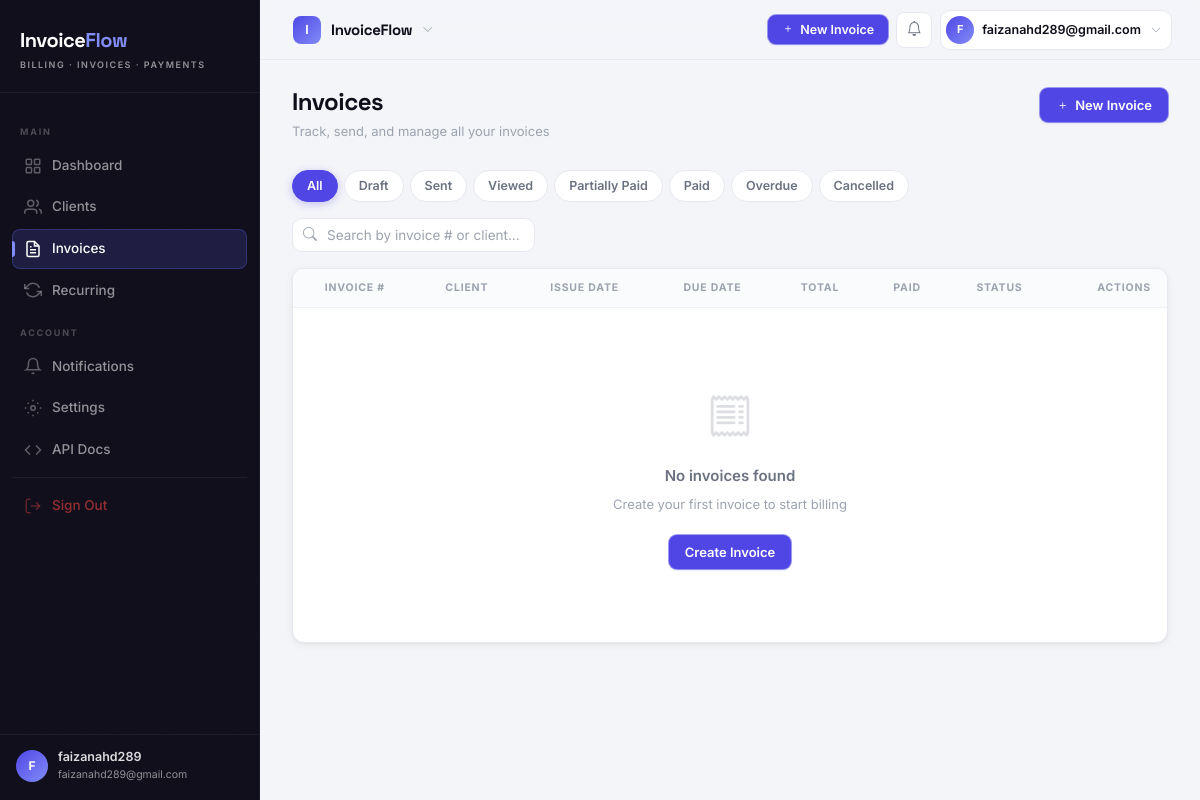
The app's page /invoices/ (signed in), older data.
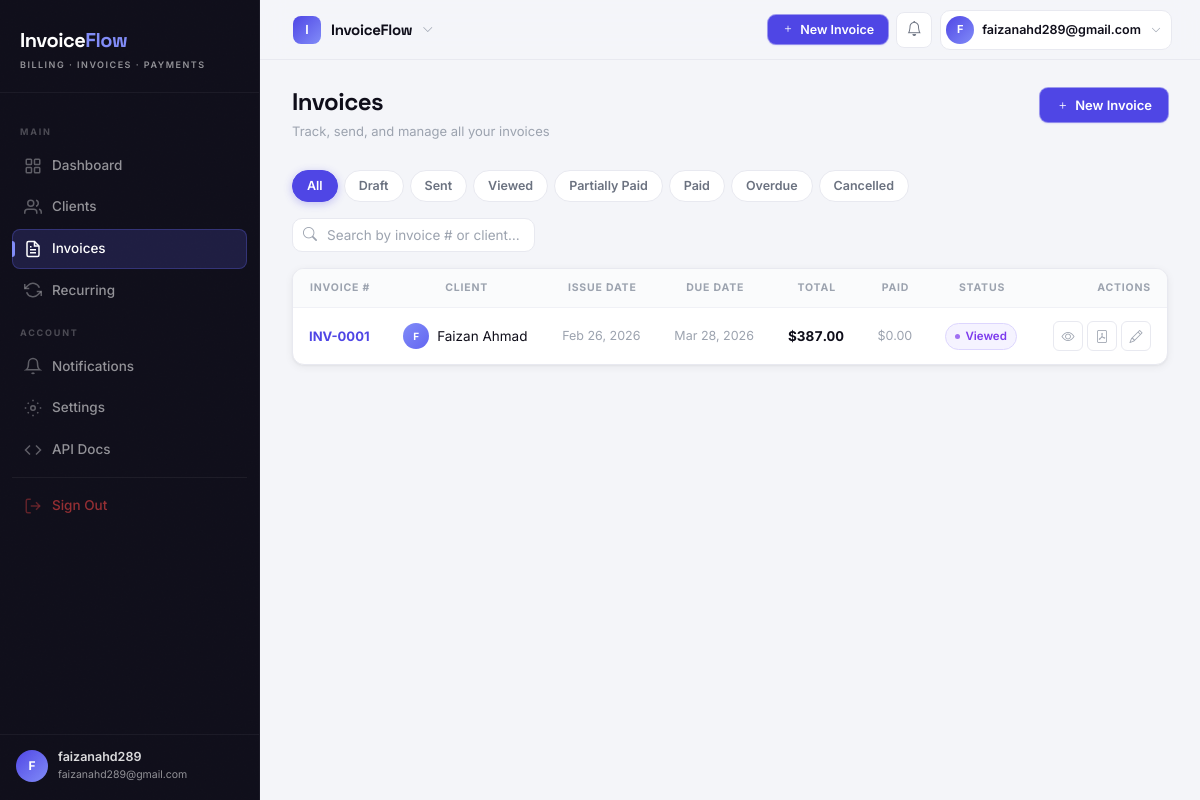
The same page, newer data.
### invoices/models.py (models this page shows, shortened)
class Invoice(models.Model):
    STATUS_DRAFT = 'draft'
    STATUS_SENT = 'sent'
    STATUS_VIEWED = 'viewed'
    STATUS_PARTIALLY_PAID = 'partially_paid'
    STATUS_PAID = 'paid'
    STATUS_OVERDUE = 'overdue'
    STATUS_CANCELLED = 'cancelled'
    STATUS_CHOICES = [
        (STATUS_DRAFT, 'Draft'),
        (STATUS_SENT, 'Sent'),
        (STATUS_VIEWED, 'Viewed'),
        (STATUS_PARTIALLY_PAID, 'Partially Paid'),
        (STATUS_PAID, 'Paid'),
        (STATUS_OVERDUE, 'Overdue'),
        (STATUS_CANCELLED, 'Cancelled'),
    ]
    id = models.UUIDField(primary_key=True, default=uuid.uuid4, editable=False)
    organization = models.ForeignKey(
        Organization, on_delete=models.CASCADE, related_name='invoices',
    )
    client = models.ForeignKey(
        Client, on_delete=models.PROTECT, related_name='invoices',
    )
    invoice_number = models.CharField(max_length=50)
    status = models.CharField(max_length=20, choices=STATUS_CHOICES, default=STATUS_DRAFT)
    issue_date = models.DateField(default=timezone.now)
    due_date = models.DateField()
    subtotal = models.DecimalField(max_digits=12, decimal_places=2, default=0)
    discount_amount = models.DecimalField(max_digits=12, decimal_places=2, default=0)
    tax_amount = models.DecimalField(max_digits=12, decimal_places=2, default=0)
    total = models.DecimalField(max_digits=12, decimal_places=2, default=0)
    amount_paid = models.DecimalField(max_digits=12, decimal_places=2, default=0)
    notes = models.TextField(blank=True)
    terms = models.TextField(blank=True)
    pdf_file = models.FileField(upload_to='invoices/pdfs/', null=True, blank=True)
    stripe_payment_intent = models.CharField(max_length=200, blank=True)
    viewed_at = models.DateTimeField(null=True, blank=True)
    sent_at = models.DateTimeField(null=True, blank=True)
    created_at = models.DateTimeField(auto_now_add=True)
    updated_at = models.DateTimeField(auto_now=True)
    class Meta:
        verbose_name = 'Invoice'
        ordering = ['-created_at']
        unique_together = ('organization', 'invoice_number')
    @property
    def is_overdue(self):
        from datetime import date
        return (
            self.status not in [self.STATUS_PAID, self.STATUS_CANCELLED]
            and self.due_date < date.today()
        )

### clients/models.py (models this page shows, shortened)
class Client(models.Model):
    id = models.UUIDField(primary_key=True, default=uuid.uuid4, editable=False)
    organization = models.ForeignKey(
        Organization,
        on_delete=models.CASCADE,
        related_name='clients',
    )
    name = models.CharField(max_length=200)
    email = models.EmailField()
    phone = models.CharField(max_length=20, blank=True)
    billing_address = models.TextField(blank=True)
    currency = models.CharField(max_length=3, default='USD')
    tax_id = models.CharField(max_length=50, blank=True, verbose_name='VAT / Tax ID')
    notes = models.TextField(blank=True, help_text='Internal notes — not shown on invoices')
    is_active = models.BooleanField(default=True)
    created_at = models.DateTimeField(auto_now_add=True)
    updated_at = models.DateTimeField(auto_now=True)
    class Meta:
        verbose_name = 'Client'
        ordering = ['name']

### invoices/views.py (the view)
# urls.py: path('', views.invoice_list, name='list'),
@login_required
def invoice_list(request):
    org = get_org(request)
    qs = Invoice.objects.filter(organization=org).select_related('client')
    status_filter = request.GET.get('status', '')
    q = request.GET.get('q', '')
    if status_filter:
        qs = qs.filter(status=status_filter)
    if q:
        qs = qs.filter(Q(invoice_number__icontains=q) | Q(client__name__icontains=q))
    return render(request, 'invoices/list.html', {
        'invoices': qs, 'status_filter': status_filter, 'q': q,
        'statuses': Invoice.STATUS_CHOICES,
    })

### invoices/views.py (called while the page is built)
def get_org(request):
    m = request.user.memberships.select_related('organization').first()
    return m.organization if m else None

### templates/invoices/list.html (shortened to what this page needs)
{% extends 'base.html' %}
{% block content %}
<div class="page-header">
  <div class="page-header-left">
    <h1 class="page-title">Invoices</h1>
    <p class="page-subtitle">Track, send, and manage all your invoices</p>
  </div>
  <div class="page-header-actions">
    <a href="{% url 'invoices:create' %}" class="btn btn-primary"><i class="bi bi-plus"></i> New Invoice</a>
  </div>
</div>
<div class="filter-tabs">
  <a href="{% url 'invoices:list' %}" class="filter-tab {% if not status_filter %}active{% endif %}">All</a>
  {% for val, label in statuses %}
  <a href="?status={{ val }}" class="filter-tab {% if status_filter == val %}active{% endif %}">{{ label }}</a>
  {% endfor %}
</div>
<form method="get" style="display:flex;align-items:center;gap:12px;margin-bottom:16px;">
  <div class="search-wrap" style="margin-bottom:0">
    <input type="text" name="q" value="{{ q }}" class="search-input" placeholder="Search by invoice # or client…">
  </div>
</form>
<div class="data-table-wrap">
  <table class="data-table">
    <thead><tr>
      <th>Invoice #</th>
      <th>Client</th>
      <th>Issue Date</th>
      <th>Due Date</th>
      <th>Total</th>
      <th>Paid</th>
      <th>Status</th>
      <th class="col-actions">Actions</th>
    </tr></thead>
    <tbody>
      {% for inv in invoices %}
      <tr>
        <td>
          <a href="{% url 'invoices:detail' inv.pk %}" class="col-primary" style="font-weight:700;font-size:13px;">{{ inv.invoice_number }}</a>
        </td>
        <td>
          <div style="display:flex;align-items:center;gap:8px;">
            <div style="width:26px;height:26px;border-radius:50%;background:linear-gradient(135deg,#818cf8,#6366f1);display:flex;align-items:center;justify-content:center;font-size:10px;font-weight:700;color:#fff;flex-shrink:0;">{{ inv.client.name|first|upper }}</div>
            {{ inv.client.name }}
          </div>
        </td>
        <td class="col-muted">{{ inv.issue_date|date:"M d, Y" }}</td>
        <td class="{% if inv.is_overdue %}text-danger{% else %}col-muted{% endif %}" style="font-weight:{% if inv.is_overdue %}600{% else %}400{% endif %};">
          {{ inv.due_date|date:"M d, Y" }}
        </td>
        <td class="col-amount" style="font-weight:700;">${{ inv.total|floatformat:2 }}</td>
        <td class="col-muted">${{ inv.amount_paid|floatformat:2 }}</td>
        <td><span class="status-badge status-{{ inv.status }}">{{ inv.get_status_display }}</span></td>
        <td class="col-actions">
          <div class="row-actions">
            <a href="{% url 'invoices:detail' inv.pk %}" class="btn-row" title="View"><i class="bi bi-eye"></i></a>
            <a href="{% url 'invoices:pdf' inv.pk %}" class="btn-row" title="PDF"><i class="bi bi-file-pdf"></i></a>
            <a href="{% url 'invoices:update' inv.pk %}" class="btn-row" title="Edit"><i class="bi bi-pencil"></i></a>
          </div>
        </td>
      </tr>
      {% empty %}
      <tr><td colspan="8">
        <div class="empty-state">
          <i class="bi bi-receipt empty-state-icon"></i>
          <h3>No invoices found</h3>
          <p>{% if status_filter or q %}Try adjusting your filters{% else %}Create your first invoice to start billing{% endif %}</p>
          {% if not status_filter and not q %}<a href="{% url 'invoices:create' %}" class="btn btn-primary">Create Invoice</a>{% endif %}
        </div>
      </td></tr>
      {% endfor %}
    </tbody>
  </table>
</div>
{% endblock %}

Row changes from the older to the newer data that the page shows:
added Invoice: invoice_number "INV-0001", client.name|first "F", client.name "Faizan Ahmad", issue_date "Feb 26, 2026", due_date "Mar 28, 2026", total "387.00", amount_paid "0.00", status "Viewed"
Text that changed along with them:
text no longer shown: "No invoices found Create your first invoice to start billing Create Invoice"
